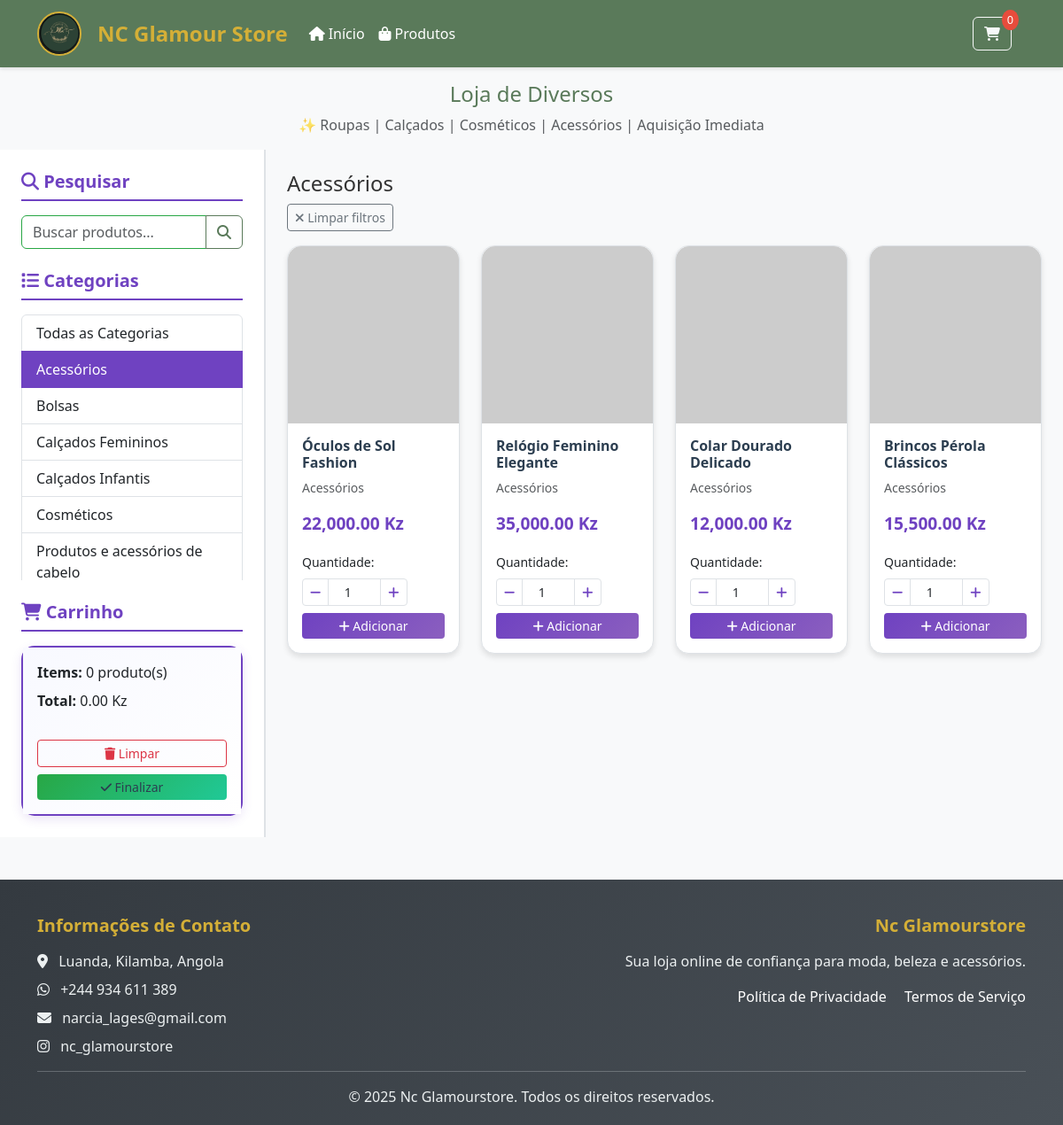
The app's page /?category=Acessórios with its own data.
### models.py (models this page shows)
class Product(db.Model):
    __tablename__ = 'products'
    id = db.Column(db.Integer, primary_key=True)
    name = db.Column(db.String(200), nullable=False)
    price = db.Column(db.Numeric(10, 2), nullable=False)
    category = db.Column(db.String(100), nullable=False)
    image_url = db.Column(db.String(500))
    description = db.Column(Text)
    stock_quantity = db.Column(db.Integer, default=0)
    is_active = db.Column(db.Boolean, default=True)
    created_at = db.Column(db.DateTime, default=datetime.utcnow)
    updated_at = db.Column(db.DateTime, default=datetime.utcnow, onupdate=datetime.utcnow)

### routes.py (the view, shortened to what this page needs)
@app.route('/')
def index():
    search_query = request.args.get('search', '').lower()
    category_filter = request.args.get('category', '')
    page = request.args.get('page', 1, type=int)
    per_page = 8  # 8 products per page
    db_products = get_products()
    filtered_products = []
    for p in db_products:
        if p['is_active']:  # Only show active products
            product = {
                'id': p['id'],
                'name': p['name'],
                'price': p['price'],
                'category': p['category'],
                'image': p['image_url'] if p['image_url'] else 'https://via.placeholder.com/300x250?text=Sem+Imagem',
                'stock_quantity': p['stock_quantity']
            }
            filtered_products.append(product)
    if search_query:
        filtered_products = [p for p in filtered_products if search_query in p['name'].lower()]
    if category_filter:
        filtered_products = [p for p in filtered_products if p['category'] == category_filter]
    total_products = len(filtered_products)
    total_pages = (total_products + per_page - 1) // per_page
    start_index = (page - 1) * per_page
    end_index = start_index + per_page
    paginated_products = filtered_products[start_index:end_index]
    cart_total = 0
    cart_count = 0
    cart_items = []
    return render_template('index.html',
                         products=paginated_products,
                         categories=CATEGORIES,
                         cart_total=cart_total,
                         cart_count=cart_count,
                         cart_items=cart_items,
                         current_search=request.args.get('search', ''),
                         current_category=category_filter,
                         current_page=page,
                         total_pages=total_pages,
                         total_products=total_products)

### app.py (called while the page is built)
@app.before_request
def init_cart():
    if 'cart' not in session:
        session['cart'] = {}

### database.py (called while the page is built)
def get_products():
    try:
        products = Product.query.order_by(Product.created_at.desc()).all()
        return [
            {
                'id': p.id,
                'name': p.name,
                'price': float(p.price),
                'category': p.category,
                'image_url': p.image_url,
                'description': p.description,
                'stock_quantity': p.stock_quantity,
                'is_active': p.is_active,
                'created_at': p.created_at,
                'updated_at': p.updated_at
            }
            for p in products
        ]
    except Exception as e:
        print(f"Error getting products: {e}")
        return []

### templates/index.html (shortened to what this page needs)
{% extends "base.html" %}
{% block content %}
<div class="col-lg-3 col-md-4 sidebar bg-light p-4">
    <div class="mb-4">
        <h5 class="fw-bold mb-3"><i class="fas fa-search"></i> Pesquisar</h5>
        <form method="GET" action="{{ url_for('index') }}">
            <div class="input-group">
                <input type="text" name="search" class="form-control" placeholder="Buscar produtos..." value="{{ current_search }}">
                <button class="btn btn-outline-primary" type="submit">
                    <i class="fas fa-search"></i>
                </button>
            </div>
        </form>
    </div>
    <div class="mb-4">
        <h5 class="fw-bold mb-3"><i class="fas fa-list"></i> Categorias</h5>
        <div class="categories-scroll" style="max-height: 300px; overflow-y: auto;">
            <div class="list-group">
                <a href="{{ url_for('index') }}" class="list-group-item list-group-item-action {% if not current_category %}active{% endif %}">
                    Todas as Categorias
                </a>
                {% for category in categories %}
                    <a href="{{ url_for('index', category=category) }}"
                       class="list-group-item list-group-item-action {% if current_category == category %}active{% endif %}">
                        {{ category }}
                    </a>
                {% endfor %}
            </div>
        </div>
    </div>
    <div class="cart-widget">
        <h5 class="fw-bold mb-3"><i class="fas fa-shopping-cart"></i> Carrinho</h5>
        <div class="card">
            <div class="card-body">
                <div class="cart-summary mb-3">
                    <p class="mb-2"><strong>Items:</strong> <span id="cart-count">{{ cart_count }}</span> produto(s)</p>
                    <p class="mb-3"><strong>Total:</strong> <span id="cart-total">{{ "{:,.2f}".format(cart_total) }}</span> Kz</p>
                </div>
                <div class="d-grid gap-2">
                    <button type="button" class="btn btn-outline-danger btn-sm w-100" onclick="clearCart()">
                        <i class="fas fa-trash"></i> Limpar
                    </button>
                    <a href="{{ url_for('finalizar') }}" class="btn btn-success btn-sm">
                        <i class="fas fa-check"></i> Finalizar
                    </a>
                </div>
            </div>
        </div>
    </div>
</div>
<div class="col-lg-9 col-md-8 p-4">
    {% if current_search or current_category %}
        <div class="mb-3">
            <h4>
                {% if current_category %}
                    {% if current_search %} em {% endif %}{{ current_category }}
                {% endif %}
            </h4>
            <a href="{{ url_for('index') }}" class="btn btn-outline-secondary btn-sm">
                <i class="fas fa-times"></i> Limpar filtros
            </a>
        </div>
    {% endif %}
    {% if products %}
        <div class="row g-4">
            {% for product in products %}
                <div class="col-xl-3 col-lg-4 col-md-6 col-sm-6">
                    <div class="card h-100 product-card">
                        <img src="{{ product.image }}" class="card-img-top product-image" alt="{{ product.name }}">
                        <div class="card-body d-flex flex-column">
                            <h6 class="card-title">{{ product.name }}</h6>
                            <p class="card-text text-muted small">{{ product.category }}</p>
                            <p class="card-text price fw-bold text-primary mb-3">{{ "{:,.2f}".format(product.price) }} Kz</p>
                            <form method="POST" action="{{ url_for('add_to_cart') }}" class="mt-auto">
                                <div class="mb-2">
                                    <label class="form-label small">Quantidade:</label>
                                    <div class="input-group input-group-sm">
                                        <button type="button" class="btn btn-outline-secondary btn-sm quantity-btn" data-action="decrease">
                                            <i class="fas fa-minus"></i>
                                        </button>
                                        <input type="number" name="quantity" class="form-control text-center quantity-input"
                                               value="1" min="1" max="{{ product.stock_quantity if product.stock_quantity else 10 }}" readonly>
                                        <button type="button" class="btn btn-outline-secondary btn-sm quantity-btn" data-action="increase">
                                            <i class="fas fa-plus"></i>
                                        </button>
                                    </div>
                                </div>
                                <button type="submit" class="btn btn-primary btn-sm w-100">
                                    <i class="fas fa-plus"></i> Adicionar
                                </button>
                            </form>
                        </div>
                    </div>
                </div>
            {% endfor %}
        </div>
    {% endif %}
</div>
{% endblock %}

### static/css/ecommerce-theme.css (style rules this page uses)
:root { --primary-green: #5a7a5a; --primary-green-light: #7a9a7a; --primary-green-dark: #4a6a4a; --accent-gold: #d4af37; --accent-gold-light: #f4cf57; --accent-gold-dark: #b8941f; --neutral-dark: #2c3e50; --neutral-medium: #34495e; --neutral-light: #ecf0f1; --neutral-white: #ffffff; --success-color: #27ae60; --error-color: #e74c3c; --warning-color: #f39c12; --info-color: #3498db; --text-primary: #2c3e50; --text-secondary: #7f8c8d; --text-light: #bdc3c7; }
body { font-family: 'Segoe UI', Tahoma, Geneva, Verdana, sans-serif; color: var(--text-primary); background-color: #f8f9fa; }
.btn-primary { background-color: var(--primary-green); border-color: var(--primary-green); transition: all 0.3s ease; }
.btn-success { background-color: var(--accent-gold); border-color: var(--accent-gold); color: var(--neutral-dark); }
.btn-outline-primary { color: var(--primary-green); border-color: var(--primary-green); }
.card { border: none; border-radius: 15px; box-shadow: 0 4px 6px rgba(0,0,0,0.1); transition: all 0.3s ease; }
.card-img-top { border-radius: 15px 15px 0 0; height: 250px; object-fit: cover; }
.card-title { color: var(--neutral-dark); font-weight: 600; }
.card-text { color: var(--text-secondary); }
.price { color: var(--accent-gold-dark); font-weight: bold; font-size: 1.2rem; }

### static/css/style.css (style rules this page uses)
:root { --primary-color: #6f42c1; --secondary-color: #f8f9fa; --accent-color: #28a745; --text-color: #333; --border-color: #dee2e6; }
body { font-family: 'Segoe UI', Tahoma, Geneva, Verdana, sans-serif; background-color: #f8f9fa; color: var(--text-color); }
.sidebar { min-height: calc(100vh - 200px); border-right: 2px solid var(--border-color); background-color: white !important; }
.sidebar h5 { color: var(--primary-color); border-bottom: 2px solid var(--primary-color); padding-bottom: 0.5rem; }
.product-card { transition: transform 0.3s ease, box-shadow 0.3s ease; border: 1px solid var(--border-color); height: 100%; }
.product-image { height: 200px; object-fit: cover; transition: transform 0.3s ease; }
.price { font-size: 1.2rem; color: var(--primary-color) !important; }
.cart-widget .card { border: 2px solid var(--primary-color); box-shadow: 0 4px 12px rgba(111, 66, 193, 0.15); }
.cart-widget .card-body { background: linear-gradient(135deg, #f8f9ff 0%, #ffffff 100%); }
.btn-primary { background: linear-gradient(135deg, var(--primary-color) 0%, #8b5fbf 100%); border: none; transition: all 0.3s ease; }
.btn-success { background: linear-gradient(135deg, var(--accent-color) 0%, #20c997 100%); border: none; }
.list-group-item.active { background-color: var(--primary-color); border-color: var(--primary-color); }
.cart-widget { transition: all 0.3s ease; }
.quantity-input { max-width: 60px; background-color: white !important; }
.quantity-btn { border-color: var(--border-color) !important; color: var(--primary-color) !important; }
.card { transition: all 0.3s ease; }
.form-control:valid { border-color: #28a745; }

### records on screen
Product: name "Óculos de Sol Fashion", category "Acessórios", price "22,000.00"
Product: name "Relógio Feminino Elegante", category "Acessórios", price "35,000.00"
Product: name "Colar Dourado Delicado", category "Acessórios", price "12,000.00"
Product: name "Brincos Pérola Clássicos", category "Acessórios", price "15,500.00"

### other values on screen
{{ cart_count or 0 }} "0"
{{ category }} "Acessórios" "Bolsas" "Calçados Femininos" "Calçados Infantis" "Cosméticos" "Produtos e acessórios de cabelo"
{{ cart_count }} "0"
{{ "{:,.2f}".format(cart_total) }} "0.00"
{{ current_category }} "Acessórios"
